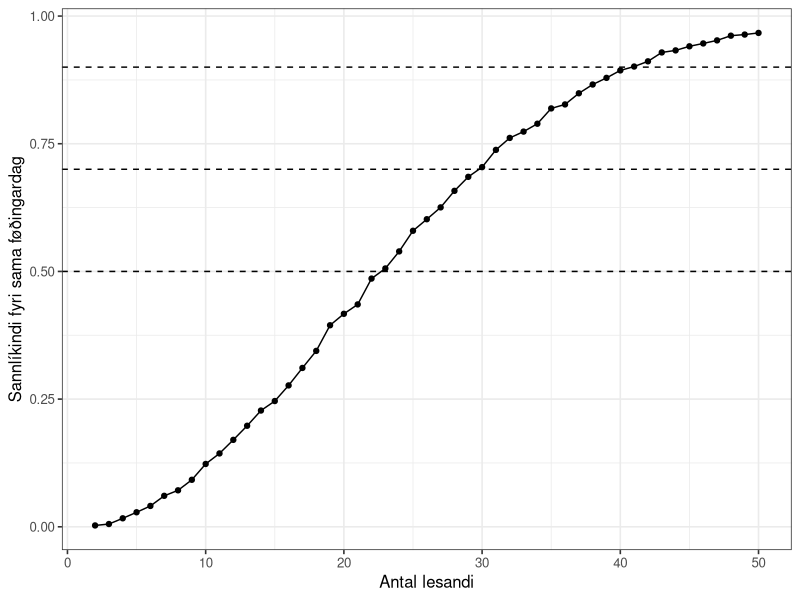
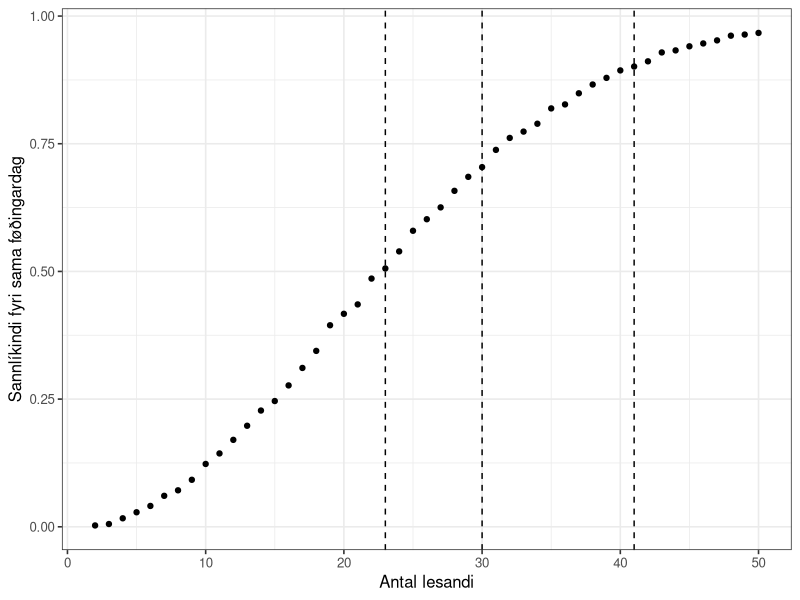
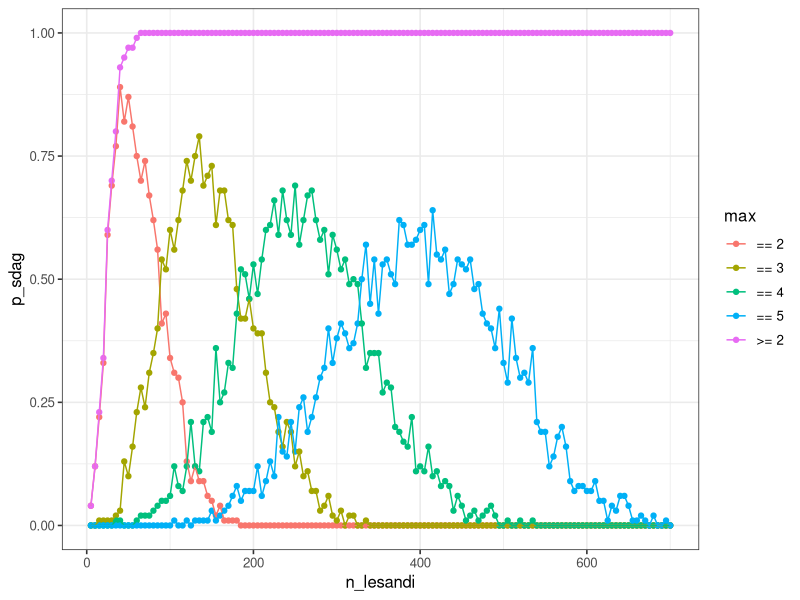
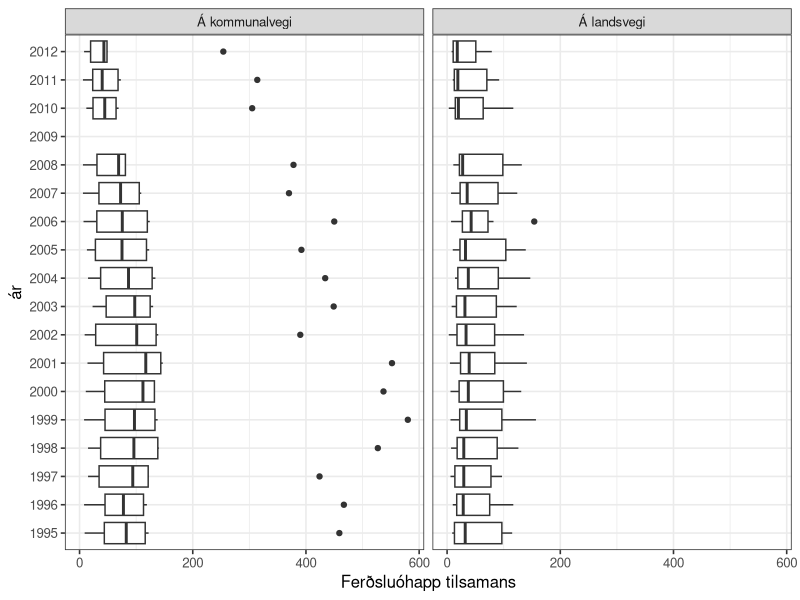
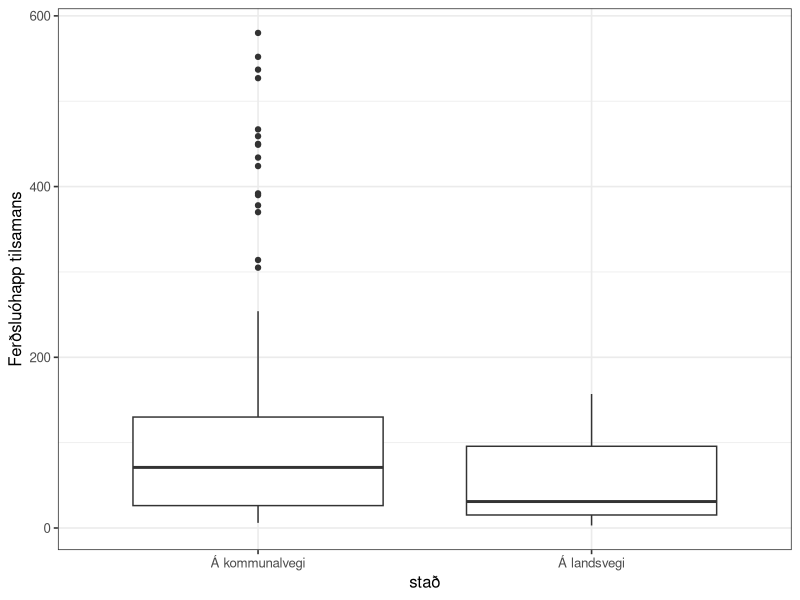
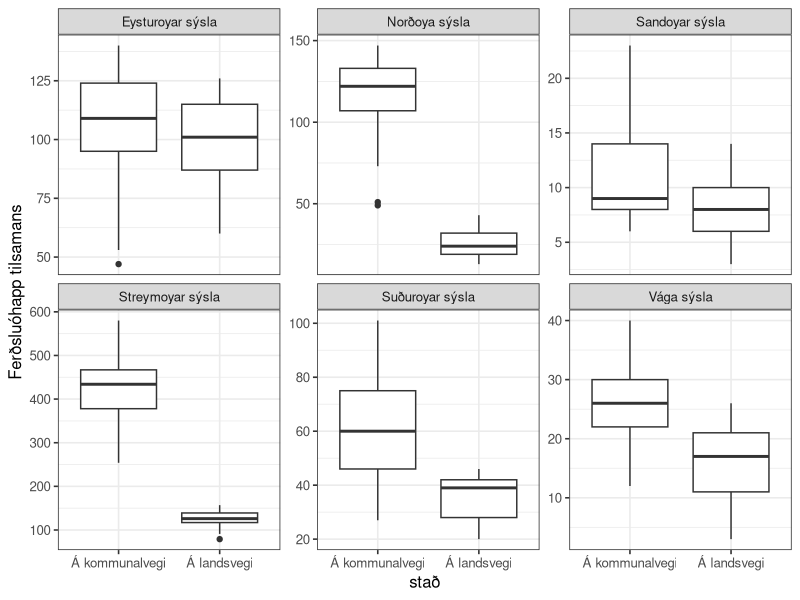
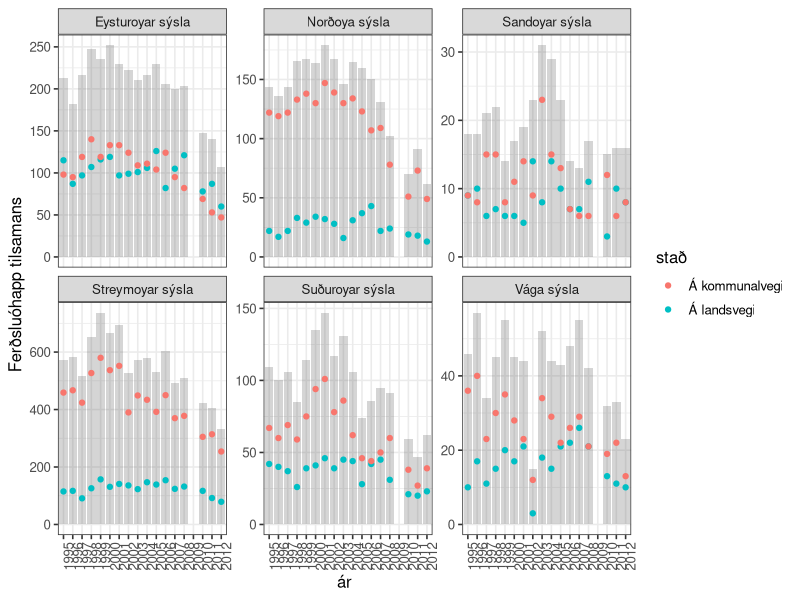
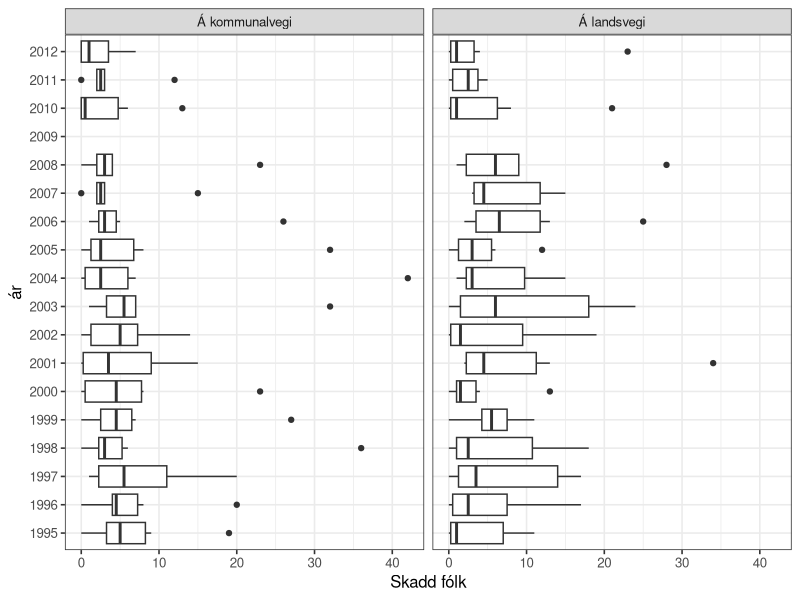

Recreate these plots in R, in order.
## ---- chunk 1
knitr::opts_chunk$set(echo = TRUE)

options(dplyr.summarise.inform = FALSE)
library(tidyverse)

# set theme used for plotting
theme_set(theme_bw(base_size = 12))

## ---- chunk 2
n_lesandi <- 2:10
roynd_nr <- 1:2

sama_fdag <- crossing(n_lesandi, roynd_nr)
sama_fdag
## ---- chunk 3
sama_fdag <- mutate(
  sama_fdag,
  fdag = map(n_lesandi, ~ sample(365, ., replace = TRUE))
  )
sama_fdag
## ---- chunk 4
# Ein listi av integers
str(sama_fdag$fdag)
## ---- chunk 5


sama_fdag <- mutate(sama_fdag, nakar_sdag = map_lgl(fdag, ~ any(duplicated(.x))))
sama_fdag

## ---- chunk 6
p_samadag <- sama_fdag %>%
  group_by(n_lesandi) %>%
  summarise(p_sdag = mean(nakar_sdag))

p_samadag
## ---- chunk 7

p_samadag <-
  crossing(n_lesandi = 2:10, roynd_nr = 1:2) %>%
  mutate(.,
  fdag = map(n_lesandi, ~sample(365, ., replace = TRUE))
  ) %>%
  mutate(., nakar_sdag = map_lgl(fdag, ~any(duplicated(.x)))) %>%
  group_by(n_lesandi) %>%
  summarize(p_sdag = mean(nakar_sdag))
  
p_samadag
## ---- chunk 8

n_lesandi <- 2:50

p_samadag <-
  crossing(n_lesandi, roynd_nr) %>%
  mutate(.,
  fdag = map(n_lesandi, ~sample(365, ., replace = TRUE))
  ) %>%
  mutate(., nakar_sdag = map_lgl(fdag, ~any(duplicated(.x)))) %>%
  group_by(n_lesandi) %>%
  summarize(p_sdag = mean(nakar_sdag))
  
p_samadag

## ---- chunk 9
roynd_nr <- 1:5000
p_samadag <-
  crossing(n_lesandi, roynd_nr) %>%
  mutate(.,
  fdag = map(n_lesandi, ~sample(365, ., replace = TRUE))
  ) %>%
  mutate(., nakar_sdag = map_lgl(fdag, ~any(duplicated(.x)))) %>%
  group_by(n_lesandi) %>%
  summarize(p_sdag = mean(nakar_sdag))
  
p_samadag
## ---- chunk 10
ggplot(p_samadag, aes(x = n_lesandi, y = p_sdag)) +
  geom_point() +
  geom_line() +
  xlab("Antal lesandi") +
  ylab("Sannlíkindi fyri sama føðingardag") +
  geom_hline(yintercept = 0.5, linetype = "dashed") +
  geom_hline(yintercept = 0.7, linetype = "dashed") +
  geom_hline(yintercept = 0.9, linetype = "dashed")
## ---- chunk 11
p_samadag <- p_samadag %>%
  mutate(n_ymisk = map(n_lesandi, ~prod(365:(365 - . + 1))) %>% unlist,
         n_total = 365^n_lesandi,
         p_teori = 1 - (n_ymisk/n_total)
  )

p_samadag
## ---- chunk 12
p_samadag <- p_samadag %>% 
  mutate(p_bday = map_dbl(n_lesandi, ~pbirthday(., classes = 365, coincident = 2)))

p_samadag
## ---- chunk 13
ggplot(p_samadag, aes(x = n_lesandi, y = p_sdag)) +
  geom_point() +
  geom_vline(xintercept = qbirthday(prob = 0.5, classes = 365, coincident = 2), linetype = "dashed") +
  geom_vline(xintercept = qbirthday(prob = 0.7, classes = 365, coincident = 2), linetype = "dashed") +
  geom_vline(xintercept = qbirthday(prob = 0.9, classes = 365, coincident = 2), linetype = "dashed") +
  xlab("Antal lesandi") +
  ylab("Sannlíkindi fyri sama føðingardag")

## ---- chunk 14
qbirthday(prob = 0.5, classes = 365, coincident = 2)
qbirthday(prob = 0.7, classes = 365, coincident = 2)
qbirthday(prob = 0.9, classes = 365, coincident = 2)
## ---- chunk 15
n_lesandi_50 <- pbirthday(50, classes = 365, coincident = 2)
n_lesandi_50

n_lesandi_80 <- pbirthday(80, classes = 365, coincident = 2)
n_lesandi_80
## ---- chunk 16
n_lesandi = seq(5, 700, 5)
roynd_nr = 1:100

p_maxsdag <- NULL

p_maxsdag <- crossing(n_lesandi, roynd_nr) %>%
  mutate(
    fdag = map(n_lesandi, ~sample(365, ., replace = TRUE)),
    `>= 2` = map_int(fdag, ~any(duplicated(.x))),
    max_sdag = map_int(fdag, function(x) max(table(x))),
    `== 2` = max_sdag == 2,
    `== 3` = max_sdag == 3,
    `== 4` = max_sdag == 4,
    `== 5` = max_sdag == 5,
  )

p_maxsdag
## ---- chunk 17
p_maxsdag <- p_maxsdag %>%
  pivot_longer(cols=c(`>= 2`, `== 2`, `== 3`, `== 4`, `== 5`), names_to = 'max', values_to = 'sdag')

p_maxsdag
## ---- chunk 18


p_maxsdag <- p_maxsdag %>%
  group_by(n_lesandi, max) %>%
  summarize(p_sdag = mean(sdag))
p_maxsdag
## ---- chunk 19
ggplot(p_maxsdag, aes(x = n_lesandi, y = p_sdag, colour = max)) +
  geom_point() +
  geom_line()
## ---- chunk 20

## ---- chunk 21

## ---- chunk 22

## ---- chunk 23
ferdslu_ohapp <- read_csv("ferdslu_ohapp.csv")
ferdslu_ohapp
## ---- chunk 24
ferdslu_ohapp <- read_csv("ferdslu_ohapp.csv", skip = 1, na = "..")
ferdslu_ohapp
## ---- chunk 25
ferdslu_ohapp <- ferdslu_ohapp %>%
  mutate(across(everything(), ~ str_replace(., "-", "0")))
ferdslu_ohapp
## ---- chunk 26
ferdslu_ohapp <- pivot_longer(ferdslu_ohapp, cols = '1995':'2012',
                   names_to = "ár", values_to = "n", values_transform = list(n = as.integer))

ferdslu_ohapp

#ferdslu_ohapp$n <- as.integer(ferdslu_ohapp$n)

## ---- chunk 27

ferdslu_ohapp <- pivot_wider(ferdslu_ohapp, names_from = slag, values_from = n)


ferdslu_ohapp
## ---- chunk 28

ggplot(ferdslu_ohapp) +
  geom_boxplot(aes(x = `Ferðsluóhapp tilsamans`, y = ár), na.rm = TRUE) +
  facet_wrap(~stað)

## ---- chunk 29
df <- ferdslu_ohapp %>%
  filter(`Ferðsluóhapp tilsamans` > 150) 
df
## ---- chunk 30

ggplot(data = ferdslu_ohapp) +
  geom_boxplot(aes(x = stað, y = `Ferðsluóhapp tilsamans`), na.rm = TRUE)

## ---- chunk 31

ggplot(data = ferdslu_ohapp) +
  geom_boxplot(aes(x = stað, y = `Ferðsluóhapp tilsamans`), na.rm = TRUE) +
  facet_wrap(~sýsla, scales = "free_y")

## ---- chunk 32

ggplot(ferdslu_ohapp) +
  geom_bar(aes(x = ár, y = `Ferðsluóhapp tilsamans`), alpha = 0.25, stat = "Identity", na.rm = TRUE) +
  geom_point(aes(x = ár, y = `Ferðsluóhapp tilsamans`, colour = stað), na.rm = TRUE) +
  facet_wrap(~sýsla, scales = "free_y") +
  theme(axis.text.x = element_text(angle = 90))

## ---- chunk 33
ggplot(ferdslu_ohapp, aes(x = `Skadd fólk`, y = `ár`)) +
  geom_boxplot(na.rm = TRUE) +
  facet_wrap(~ `stað`)

## ---- chunk 34
ggplot(ferdslu_ohapp, aes(x = `stað`, y = `Skadd fólk`)) +
  geom_boxplot(na.rm = TRUE)
## ---- chunk 35
ggplot(ferdslu_ohapp, aes(x = `stað`, y = `Skadd fólk`)) +
  geom_boxplot(na.rm = TRUE) +
  facet_wrap(~ `sýsla`, scales = "free_y")
## ---- chunk 36
ggplot(ferdslu_ohapp, aes(x = `stað`, y = `Skadd fólk` / `Ferðsluóhapp tilsamans`)) +
  geom_boxplot(na.rm = TRUE) +
  facet_wrap(~ `sýsla`, scales = "free_y")
## ---- chunk 37
ggplot(ferdslu_ohapp) +
  geom_boxplot(aes(x = `Skadd fólk`/`Ferðsluóhapp tilsamans`, y = `stað`), color = "red", na.rm = TRUE) +
  geom_violin(aes(x = `Skadd fólk`/`Ferðsluóhapp tilsamans`, y = `stað`), alpha = 0.25, na.rm = TRUE) +
  geom_boxplot(aes(x = `Skadd fólk` / `Ferðsluóhapp tilsamans`, y = `sýsla`), color = "blue", na.rm = TRUE) +
  geom_violin(aes(x = `Skadd fólk` / `Ferðsluóhapp tilsamans`, y = `sýsla`), alpha = 0.25, na.rm = TRUE)
## ---- chunk 38
ophapp_yvirlit <- ferdslu_ohapp %>% 
  filter(`ár` != "2009") %>%
  group_by(`stað`) %>%
  summarise(
    n = n(),
    n_ohapp = sum(`Ferðsluóhapp tilsamans`),
    n_skadd = sum(`Skadd fólk`),
    p_skadd = n_skadd / n_ohapp
  )

ophapp_yvirlit
## ---- chunk 39
t.test(ophapp_yvirlit$p_skadd, conf.level = .95)$conf.int
## ---- chunk 40

## ---- chunk 41
`stað_1` <- ophapp_yvirlit %>% filter(`stað` == "Á kommunalvegi")
prop.test(x = 10, n = `stað_1`$n, p = `stað_1`$p_skadd)

`stað_2` <- ophapp_yvirlit %>% filter(`stað` == "Á landsvegi")
prop.test(x = 10, n = `stað_2`$n, p = `stað_2`$p_skadd)
## ---- chunk 42
landsvegi_ar <- ferdslu_ohapp %>% 
  filter(`ár` == 1998, `stað` == "Á landsvegi") %>%
  group_by(stað, ár, sýsla) %>%
  summarise(
    n_ohapp = sum(`Ferðsluóhapp tilsamans`),
    n_skadd = sum(`Skadd fólk`)
  )

landsvegi_ar
## ---- chunk 43
n_ohapp <- landsvegi_ar$n_ohapp
p <- 626/5285 # p_skadd

ndata <- NULL
tdata <- NULL
for (n in n_ohapp) {
  size = n
  mu <- n*p
  sd <- sqrt(n*p*(1-p))
  
  tb_data <- NULL
  tb_data <- tibble(x = seq(0, 25, 0.01),
                    y = dnorm(x, mu, sd),
                    n_ohapp = n)
  ndata <- rbind(ndata, tb_data)
  
  tb_bino <- tibble(
  x = seq(0, 25, 1),
  y = dbinom(x, n, p),
  n_ohapp = n
  )
  tdata <- rbind(tdata, tb_bino)
}

ggplot(ndata, aes(x,y)) +
  geom_area(data=filter(ndata,
                        x <= 10),
            fill = "lightblue") +
  geom_area(data=filter(ndata,
                        x >= 20),
            aes(x = x, y = y),
            fill = "lightblue") +
  scale_x_continuous(breaks = seq(0, 25, 5)) +
  scale_y_continuous(breaks = seq(0, 0.4, 0.1)) +
  geom_line() +
  geom_point(data=tdata, aes(x, y)) +
  facet_wrap(~ n_ohapp)
## ---- chunk 44
sysla_yvirlit <- ferdslu_ohapp %>%
  filter(`ár` != 2009) %>%
  group_by(`sýsla`) %>%
  summarise(
    n_ohapp = sum(`Ferðsluóhapp tilsamans`),
    n_skadd = sum(`Skadd fólk`),
    n_oskadd = n_ohapp - n_skadd 
  )
sysla_yvirlit
## ---- chunk 45
skadd_oskadd <- sysla_yvirlit %>%
  group_by(n_skadd, n_oskadd) %>%
  summarise()

skadd_oskadd
## ---- chunk 46
chisq.test(skadd_oskadd)
## ---- chunk 47
